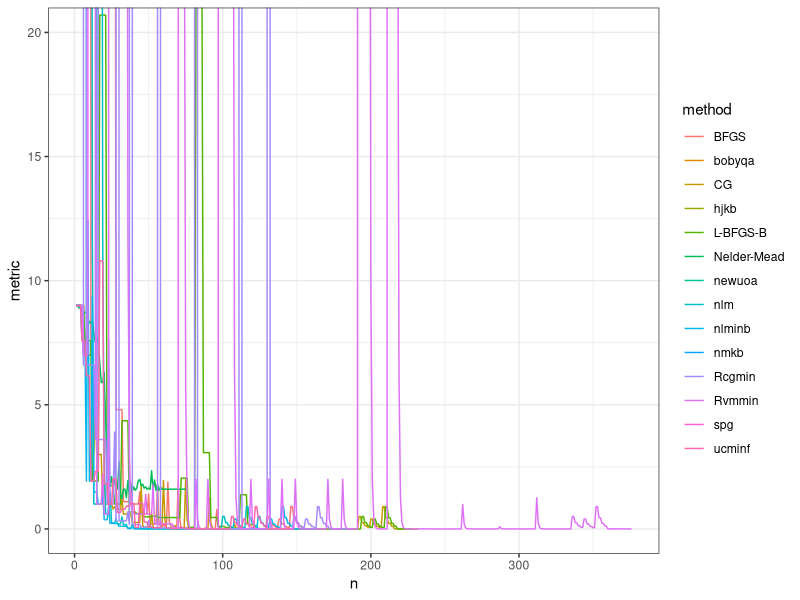
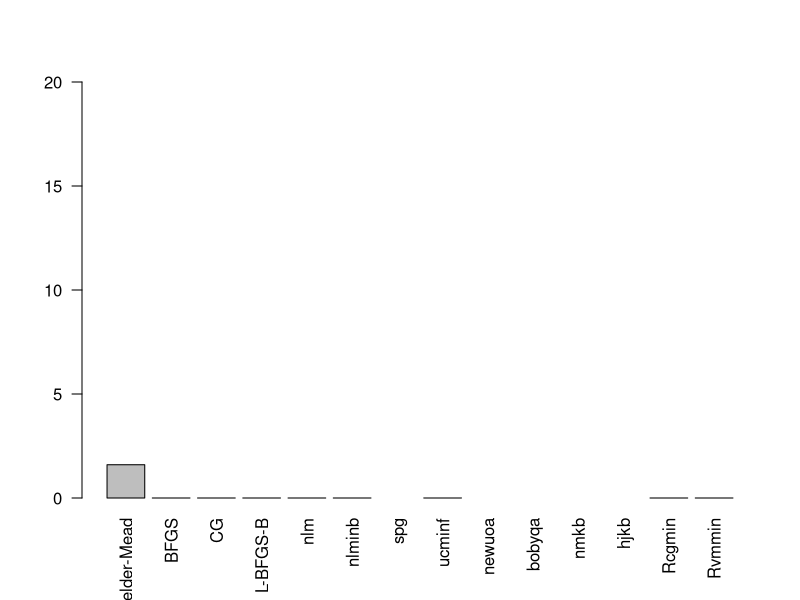
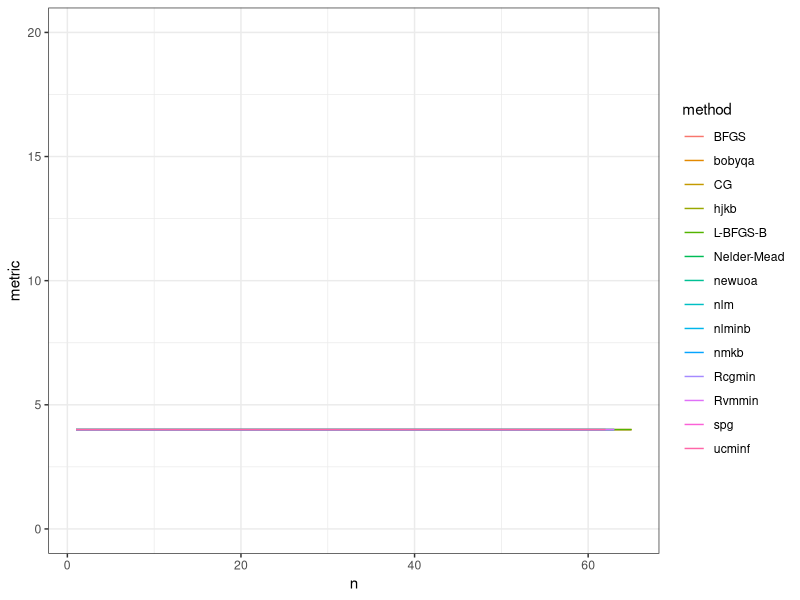
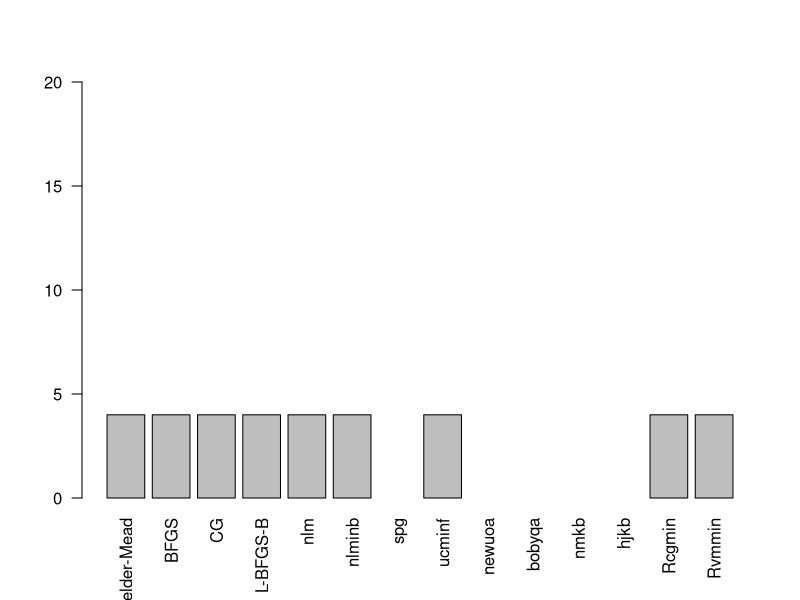
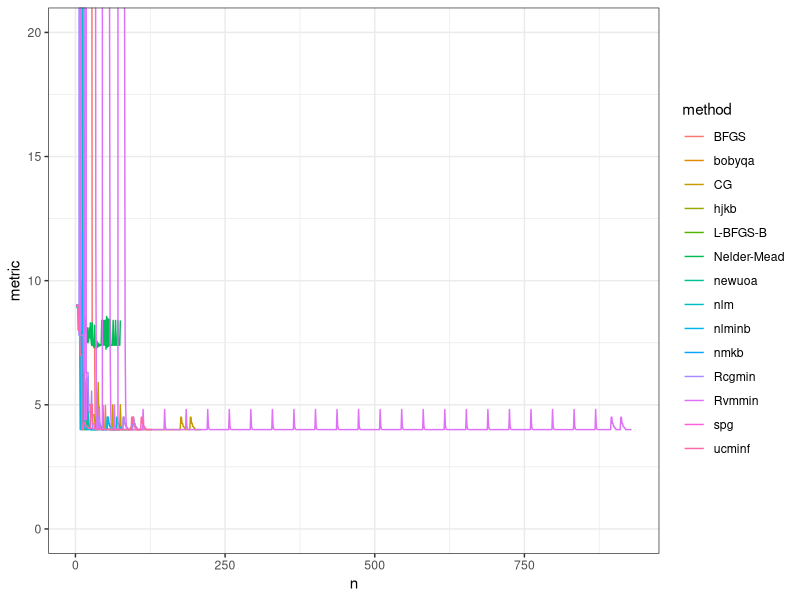
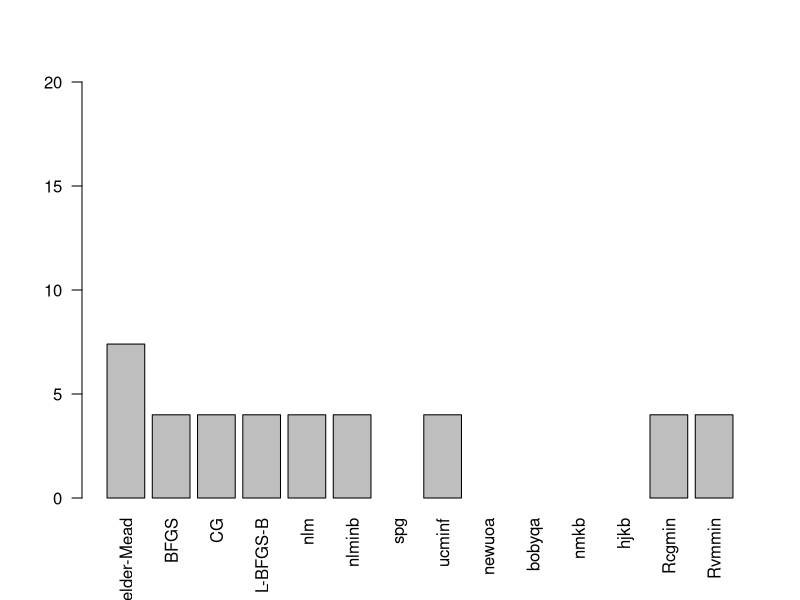
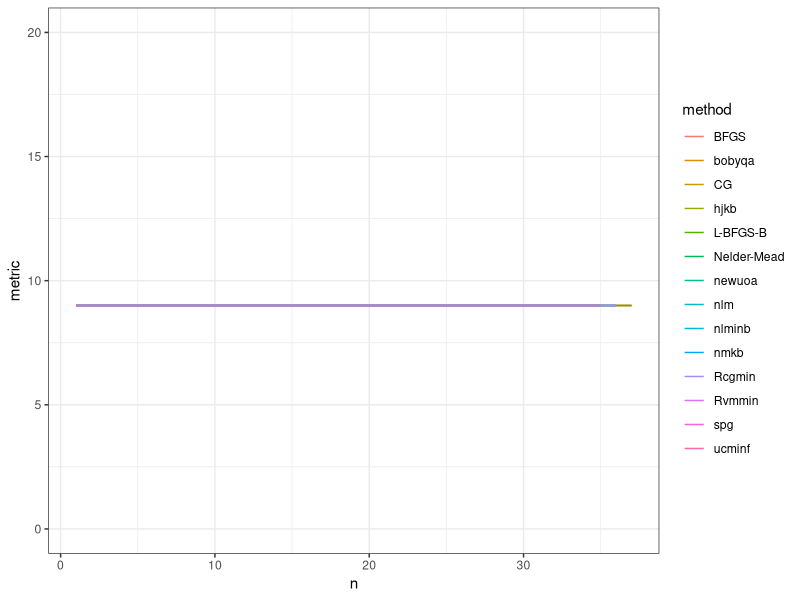
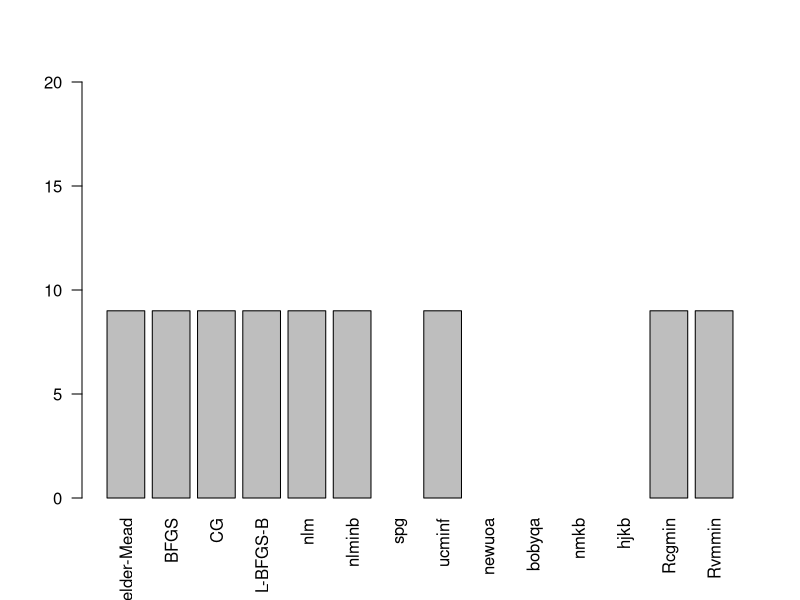

The R script that drew these images, in order:
## ---- chunk 1
library(optimx)
library(ggplot2)

testOptimx <- function(func, init_param) {
    df_all <<- NULL
    ans_all <<- NULL
    for (mtd in c('Nelder-Mead' , 'BFGS', 'CG', 'L-BFGS-B'
                  , 'nlm', 'nlminb', 'spg', 'ucminf', 'newuoa' 
                  , 'bobyqa', 'nmkb', 'hjkb', 'Rcgmin', 'Rvmmin'
                  )) {
        results <<- NULL
        ncall <<- 1
        ans <- optimx(
            fn = function(x) {
                r <- func(x)
                results <<- rbind(results, c(ncall, r, x))
                ncall <<- ncall + 1
                r
                }
            , method = mtd,
            #, lower=-20, upper=20
            , par = init_param
            , itnmax = 30
            #, control=list(all.methods=TRUE, save.failures=TRUE, trace=0)
            )
        df_all <<- rbind(df_all, cbind(data.frame(results), mtd))
        ans_all <<- rbind(ans_all, ans)
    }
    
    colnames(df_all) <- c("n", "metric", paste("p",1:length(init_param)), "method")
    
    p <- ggplot(df_all, aes(color=method)) +
        theme_bw() +
        geom_line(aes(x=n, y=metric)) +
        coord_cartesian(ylim = c(0, 20))

    print(p)

    barplot(ans_all$value, names=rownames(ans_all), ylim=c(0,20), las=2)
    
    #print(ans_all)
}
## ---- chunk 2
testOptimx(
    func = function(x){abs(x[1]-5) + abs(x[2]-4)}
    , init_param = c(0, 0)
    )
## ---- chunk 3
testOptimx(
    func = function(x){abs(round(x[1])-4)}
    , init_param = c(0,0,0)
    )
## ---- chunk 4
testOptimx(
    func = function(x){abs(x[1]-5) + abs(round(x[2])-4)}
    , init_param = c(0, 0)
    )
## ---- chunk 5
testOptimx(
    func = function(x){abs(round(x[1])-5) + abs(round(x[2])-4)}
    , init_param = c(0, 0)
    )
